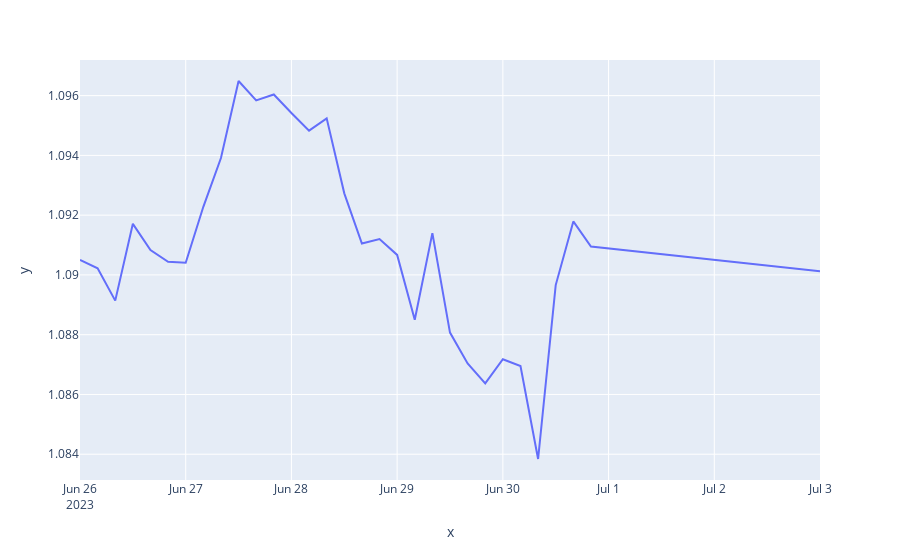

Notebook code cell kept with this figure:
### Code cell
# ohlc_data
ohlc_data = pd.DataFrame(mt5.copy_rates_range("EURUSD", 
                                             mt5.TIMEFRAME_H4, 
                                             datetime(2023, 6, 26), 
                                             datetime.now()))

df = pd.DataFrame(ohlc_data)

# Convert the timestamp to a human-readable format
df['time'] = pd.to_datetime(df['time'], unit='s')

fig = px.line(ohlc_data, x=df['time'], y=df['close'])
fig.show()

df

### Figure 1 — Plotly figure (JSON) as saved in the notebook; plotly's stock layout.template omitted (floating-point values rounded to 4 significant figures)
{"data": [{"hovertemplate": "x=%{x}<br>y=%{y}<extra></extra>", "legendgroup": "", "line": {"color": "#636efa", "dash": "solid"}, "marker": {"symbol": "circle"}, "mode": "lines", "name": "", "orientation": "v", "showlegend": false, "type": "scatter", "x": ["2023-06-26T00:00:00", "2023-06-26T04:00:00", "2023-06-26T08:00:00", "2023-06-26T12:00:00", "2023-06-26T16:00:00", "2023-06-26T20:00:00", "2023-06-27T00:00:00", "2023-06-27T04:00:00", "2023-06-27T08:00:00", "2023-06-27T12:00:00", "2023-06-27T16:00:00", "2023-06-27T20:00:00", "2023-06-28T00:00:00", "2023-06-28T04:00:00", "2023-06-28T08:00:00", "2023-06-28T12:00:00", "2023-06-28T16:00:00", "2023-06-28T20:00:00", "2023-06-29T00:00:00", "2023-06-29T04:00:00", "2023-06-29T08:00:00", "2023-06-29T12:00:00", "2023-06-29T16:00:00", "2023-06-29T20:00:00", "2023-06-30T00:00:00", "2023-06-30T04:00:00", "2023-06-30T08:00:00", "2023-06-30T12:00:00", "2023-06-30T16:00:00", "2023-06-30T20:00:00", "2023-07-03T00:00:00"], "xaxis": "x", "y": [1.091, 1.09, 1.089, 1.092, 1.091, 1.09, 1.09, 1.092, 1.094, 1.096, 1.096, 1.096, 1.095, 1.095, 1.095, 1.093, 1.091, 1.091, 1.091, 1.089, 1.091, 1.088, 1.087, 1.086, 1.087, 1.087, 1.084, 1.09, 1.092, 1.091, 1.09], "yaxis": "y"}], "layout": {"legend": {"tracegroupgap": 0}, "margin": {"t": 60}, "xaxis": {"anchor": "y", "domain": [0, 1], "title": {"text": "x"}}, "yaxis": {"anchor": "x", "domain": [0, 1], "title": {"text": "y"}}}}
